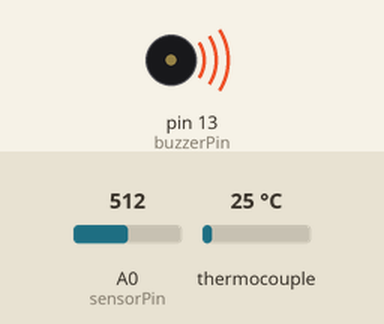
Simulated run of this sketch. Board: Arduino Uno, built with avr-gcc and run on an emulated ATmega328P. Shown: buzzer (waves = sounding, pin HIGH). Inputs (shaded band) come from the test bench; at power-on: A0 (sensorPin) = 512, thermocouple 25 °C. What the sketch prints to the serial monitor is not drawn.

Above: at 1.7 s.
1.8 s: A0 (sensorPin) set to 466
3.7 s: A0 (sensorPin) set to 444
At 5.1 s:
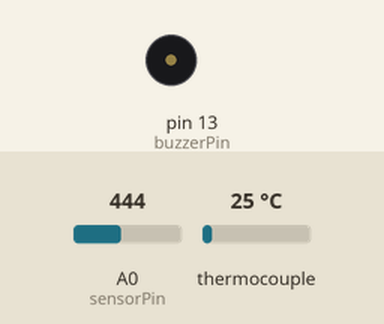
7.0 s: A0 (sensorPin) set to 511
At 8.7 s:
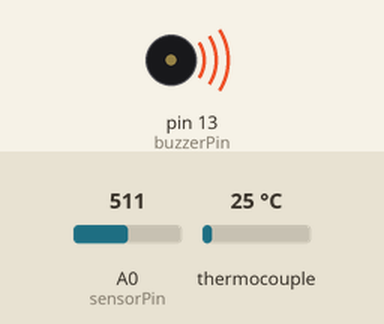
9.0 s: A0 (sensorPin) set to 306
At 10.7 s:
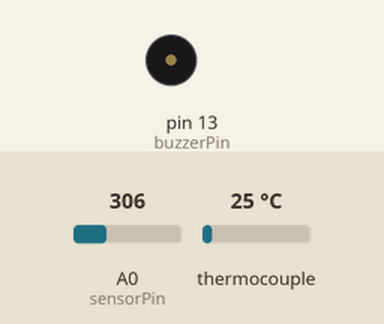
Timing chart, 0 to 12.0 s (numbered marks = the images above; inputs shaded):
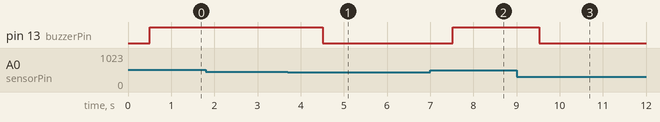

The sketch:

_thermocouple_and_mq_135_sensor_with_bluetooth_communication.ino
```cpp
#include <max6675.h>
int sensorPin = A0;
int sensorValue =A0;
float vol;
int buzzerPin = 13;
int ktcSO = 8;
int ktcCS = 9;
int ktcCLK = 10;

MAX6675 ktc(ktcCLK, ktcCS, ktcSO);


void setup() {
  Serial.begin(9600);
  pinMode(sensorPin, INPUT);
  delay(500);
  pinMode(13,OUTPUT);
}

void loop() {


   Serial.print("Deg C = ");
   Serial.print(ktc.readCelsius());
   Serial.print("\t Deg F = ");
   Serial.println(ktc.readFahrenheit());
   sensorValue = analogRead(sensorPin);
   vol=(float)sensorValue/12; //scale işlemi(ortama göre değer sınırlandırması)
   Serial.print("PPM=");
   Serial.println(vol,1);
   Serial.println(sensorValue);
  {
    if (vol>38){
    Serial.print("GAZ KAÇAĞI  ");
    digitalWrite(13,HIGH);
    } else {Serial.print("Gaz kaçağı yok  ");
    digitalWrite(13,LOW);


    }
  }

       delay(1000);
}
```

Measured:
- the behaviour switches between 457 and 456 on A0 (sensorPin) (found by bisection; images 0 and 1)
- after the input at 1.8 s, every drawn part: stays the same
- after the input at 3.7 s, pin 13 (buzzerPin): HIGH → LOW after 0.82 s
- after the input at 7.0 s, pin 13 (buzzerPin): LOW → HIGH after 0.52 s
- after the input at 9.0 s, pin 13 (buzzerPin): HIGH → LOW after 0.53 s
